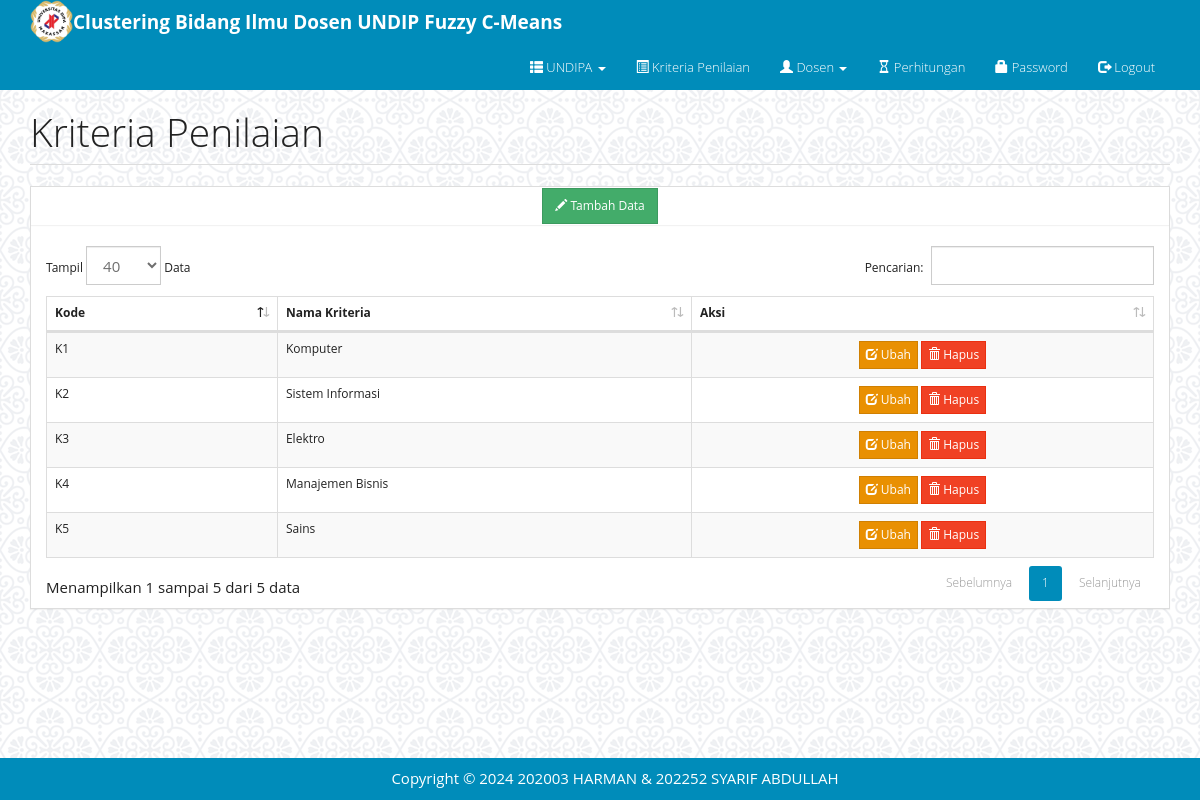
/?m=kriteria (signed in), run on the app's committed database.
### tables this page shows
CREATE TABLE IF NOT EXISTS `tb_kriteria` (
  `id_kriteria` int NOT NULL AUTO_INCREMENT,
  `kode_kriteria` varchar(16) NOT NULL,
  `nama_kriteria` varchar(255) NOT NULL,
  PRIMARY KEY (`id_kriteria`)
);

### config.php (called while the page is built)
<?php
$config["server"]		='localhost';
$config["username"]		='root';
$config["password"]		='';
$config["database_name"]='cluster_dosen';
?>

### includes/ez_sql_core.php (called while the page is built, shortened)
<?php
	class ezSQLcore
	{
		var $timers           = array();
		function get_host_port( $host, $default = false )
		{
			$port = $default;
			return array( $host, $port );
		}
		function flush()
		{
			$this->last_result = array();
		}
		function get_results($query=null, $output = OBJECT)
		{
			if ( $query )
			{
				$this->query($query);
			}
			if ( $output == OBJECT )
			{
				return $this->last_result;
			}
		}
		function timer_get_cur()
		{
			list($usec, $sec) = explode(" ",microtime());
			return ((float)$usec + (float)$sec);
		}
		function timer_start($timer_name)
		{
			$this->timers[$timer_name] = $this->timer_get_cur();
		}
		function timer_elapsed($timer_name)
		{
			return round($this->timer_get_cur() - $this->timers[$timer_name],2);
		}
	}

### functions.php (called while the page is built, shortened)
<?php
include 'config.php';
include'includes/ez_sql_core.php';
include'includes/ez_sql_mysqli.php';
$db = new ezSQL_mysqli($config['username'], $config['password'], $config['database_name'], $config['server']);
include'includes/general.php';

### includes/general.php (called while the page is built, shortened)
<?php
function esc_field($str){
    if (!get_magic_quotes_gpc())
        return addslashes($str);
    else
        return $str;
}

### includes/ez_sql_mysqli.php (called while the page is built, shortened)
<?php
	$ezsql_mysqli_str = array
	(
		1 => 'Require $dbuser and $dbpassword to connect to a database server',
		2 => 'Error establishing mySQLi database connection. Correct user/password? Correct hostname? Database server running?',
		3 => 'Require $dbname to select a database',
		4 => 'mySQLi database connection is not active',
		5 => 'Unexpected error while trying to select database'
	);
	class ezSQL_mysqli extends ezSQLcore
	{
		function connect($dbuser='', $dbpassword='', $dbhost='localhost', $dbport=false)
		{
			global $ezsql_mysqli_str; $return_val = false;
			if ( ! $dbuser )
			{
				$this->register_error($ezsql_mysqli_str[1].' in '.__FILE__.' on line '.__LINE__);
				$this->show_errors ? trigger_error($ezsql_mysqli_str[1],E_USER_WARNING) : null;
			}
			else
			{
				$this->dbh = new mysqli($dbhost,$dbuser,$dbpassword, '', $dbport);
				if( $this->dbh->connect_errno )
				{
					$this->register_error($ezsql_mysqli_str[2].' in '.__FILE__.' on line '.__LINE__);
					$this->show_errors ? trigger_error($ezsql_mysqli_str[2],E_USER_WARNING) : null;
				}
				else
				{
					$return_val = true;
				}
			}
			return $return_val;
		}
		function query($query)
		{
			$return_val = 0;
			$query = trim($query);
			$this->result = @$this->dbh->query($query);
			if ( preg_match("/^(insert|delete|update|replace|truncate|drop|create|alter|begin|commit|rollback|set|lock|unlock|call)/i",$query) )
			{
				$is_insert = true;
				$this->rows_affected = @$this->dbh->affected_rows;
				if ( preg_match("/^(insert|replace)\s+/i",$query) )
				{
					$this->insert_id = @$this->dbh->insert_id;
				}
				$return_val = $this->rows_affected;
			}
			else
			{
				$is_insert = false;
				$i=0;
				$num_rows=0;
				while ( $row = @$this->result->fetch_object() )
				{
					$num_rows++;
				}
				$this->num_rows = $num_rows;
				$return_val = $this->num_rows;
			}
			return $return_val;
		}
	}

### kriteria.php (the view, shortened to what this page needs)
<div class="page-header">
    <h1>Kriteria Penilaian</h1>
</div>
<div class="panel panel-default">
    <div class="panel text-center">
        <a class="btn btn-success btn-sm" href="?m=kriteria_tambah"><span class="glyphicon glyphicon-pencil"></span> Tambah Data</a>
    </div>
    <div class="table-responsive">
        <table id="tabel1" class="table table-bordered table-hover table-striped dt-responsive nowrap" width="100%" cellspacing="0">
            <thead>
                <tr>
                    <th>Kode</th>
                    <th>Nama Kriteria</th>
                    <th>Aksi</th>
                </tr>
            </thead>
            <?php
            $q = esc_field($_GET['q']);
            $rows = $db->get_results("SELECT * FROM tb_kriteria WHERE nama_kriteria LIKE '%$q%' ORDER BY id_kriteria");
            foreach($rows as $row):?>
            <tr>
                <td><?=$row->kode_kriteria ?></td>
                <td><?=$row->nama_kriteria?></td>
                <td class="text-center">
                    <a class="btn btn-xs btn-warning" href="?m=kriteria_ubah&ID=<?=$row->id_kriteria?>"><span class="glyphicon glyphicon-edit"></span> Ubah</a>
                    <a class="btn btn-xs btn-danger notif-hapus" href="aksi.php?act=kriteria_hapus&ID=<?=$row->id_kriteria?>"><span class="glyphicon glyphicon-trash"></span> Hapus</a>
                </td>
            </tr>
            <?php endforeach;?>
        </table>
    </div>
</div>

### assets/css/general.css (style rules this page uses)
html { position: relative; min-height: 100%; }
body { margin-bottom: 70px; }
.page-header { margin-top: 0; padding-bottom: 0; }
.page-header h1 { margin-top: 0; }

### data on the page
tb_kriteria: kode_kriteria "K1", nama_kriteria "Komputer"
tb_kriteria: kode_kriteria "K2", nama_kriteria "Sistem Informasi"
tb_kriteria: kode_kriteria "K3", nama_kriteria "Elektro"
tb_kriteria: kode_kriteria "K4", nama_kriteria "Manajemen Bisnis"
tb_kriteria: kode_kriteria "K5", nama_kriteria "Sains"
